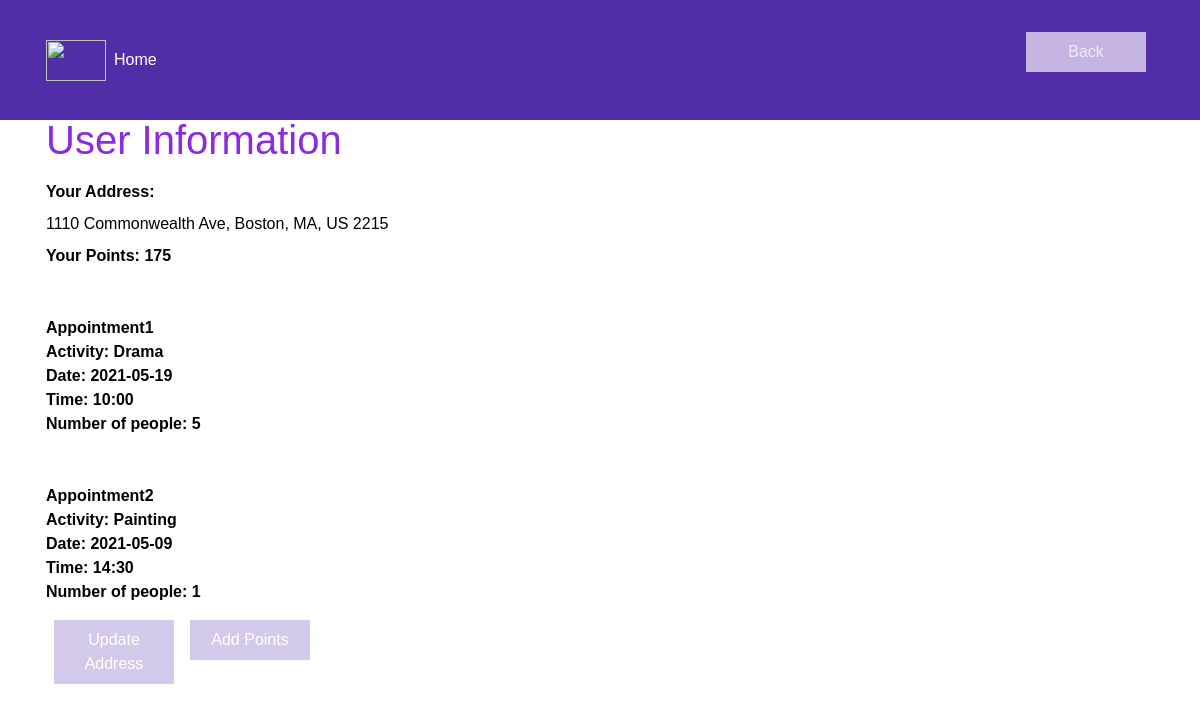
The app's page /user_info.php (signed in) with its own data.
### tables this page shows
CREATE TABLE `UserAddress` (
  `UserID` int(20) NOT NULL,
  `Country` varchar(15) NOT NULL,
  `State` varchar(15) NOT NULL,
  `City` varchar(15) NOT NULL,
  `Street` varchar(30) NOT NULL,
  `Zipcode` int(15) NOT NULL
);

CREATE TABLE `ActivityAppointment` (
  `AcitivityID` int(11) NOT NULL,
  `UserID` int(11) NOT NULL,
  `Date` date NOT NULL,
  `Time` varchar(10) NOT NULL,
  `NumberofPeople` int(10) NOT NULL
);

CREATE TABLE `Activity` (
  `ActivityID` int(20) NOT NULL,
  `VenderID` int(20) NOT NULL,
  `Name` varchar(20) NOT NULL,
  `Type` varchar(15) NOT NULL,
  `MaxAge` int(5) DEFAULT NULL,
  `MinAge` int(5) DEFAULT NULL,
  `Cost` int(10) NOT NULL,
  `Image` varchar(100) NOT NULL,
  `detail` varchar(500) DEFAULT NULL
);

### public_html/user_info.php (the view, shortened to what this page needs)
<?php
require_once 'login.php';
$conn = new mysqli($hn, $un, $pw, $db);
echo <<<_End
<html>
	<head>
		<link rel="stylesheet" href="https://stackpath.bootstrapcdn.com/bootstrap/4.4.1/css/bootstrap.min.css">
        <link rel="stylesheet" type="text/css" href="background.css">
        <link rel="stylesheet" href="styles.css">
        <title>Smart City Recreation</title>
	</head>
	<body>
	    <nav class="navbar navbar-dark navbar-expand-sm fixed-top">
            <div class="container">
                <button class="navbar-toggler" type="button" data-toggle="collapse" data-target="#Navbar">
                    <span class="navbar-toggler-icon"></span>
                </button>
                <a class="navbar-brand mr-auto" href="#"><img src="images/activity.png" height="41" width="60"></a>
                <div class="collapse navbar-collapse" id="Navbar">
                    <ul class="navbar-nav mr-auto">
                        <li class="nav-item active"><a class="nav-link" href="index.php"></span>Home</a></li>
                    </ul>
                    <form method="POST" action="user_login.php">
                    <button type="submit" name="back" id="bacn">Back</button></form>
                </div>
            </div>
        </nav>
        <div  class="bodycontent">
            <div class="container">
                <div><label style="color:#8A2BE2;text-align:center;"><h1>User Information<br/></h1></label></div>
                <div><label for="address"><b>Your Address:<br></b></label></div>
                <div><label for="psw">
_End;
                get_user_address();
                echo $user_address;
                  echo<<<_e
                  </label></div>
                <div><label for="address"><b>Your Points:
_e;
                echo " ".$_SESSION['Points']."</br>";
                $query5 = "SELECT * FROM ActivityAppointment WHERE UserID= '$_SESSION[UserID]'";
                $result = $conn->query($query5);
                if (!$result)
                {
                    echo "No Appointment";
                }
                else
                {
                    $rows = $result->num_rows;
                    for ($i = 0 ; $i < $rows ; ++$i)
                    {
                        $result->data_seek($i);
                        $row = $result->fetch_array(MYSQLI_NUM);
                        $activityID = $row[0];
                        $date = $row[2];
                        $time = $row[3];
                        $nofp = $row[4];
                        $query6 = "SELECT * FROM Activity WHERE ActivityID= '$activityID'";
                        $result2 = $conn->query($query6);
                        $rows2 = $result2->num_rows;
                        for ($j = 0 ; $j < $rows2 ; ++$j)
                        {
                            $result2->data_seek($j);
                            $row2 = $result2->fetch_array(MYSQLI_NUM);
                            $activity_name = $row2[2];
                        }
                        $t = $i + 1;
                        echo "<br><br>";
                        echo "Appointment".$t."<br>";
                        echo "Activity: ".$activity_name."<br>";
                        echo "Date: ".$date."<br>";
                        echo "Time: ".$time."<br>";
                        echo "Number of people: ".$nofp."<br>";
                    }
                }
                echo<<<_e2
                  </b></label></div>
                  <div>
                  <button type="button" onclick="document.getElementById('id07').style.display='block'" class="signupbtn">Update Address</button></div>
                  <div>
                  <button onclick="document.getElementById('id06').style.display='block'" name="add_point_button" id="add_point_button" type="button" class="signupbtn">Add Points</button></div>
                  <link rel="stylesheet" href="login_style.css">
                  <link rel="stylesheet" type="text/css" href="login_style.css">
                </div>
    </body>
</html>
_e2;
function get_user_address()
{
    global $conn;
    $query2 = "SELECT * FROM UserAddress WHERE UserID= '$_SESSION[UserID]'";
    $result = $conn->query($query2);
    if (!mysqli_num_rows($result))
    {
        echo "No Address";
    }
    else
    {
        $rows = $result->num_rows;
        for ($i = 0 ; $i < $rows ; ++$i)
        {
            $result->data_seek($i);
            $row = $result->fetch_array(MYSQLI_NUM);
            $user_country = $row[1];
            $user_state = $row[2];
            $user_city = $row[3];
            $user_street = $row[4];
            $user_zipcode = $row[5];
            $user_address = $user_street.", ".$user_city.", ".$user_state.", ".$user_country." ".$user_zipcode."<br>";
        }
    }
}
?>

### public_html/background.css (style rules this page uses)
body { background: url(https://image.freepik.com/free-vector/abstract-hand-painted-watercolor-sky-clouds-background_100956-418.jpg); background-size: cover; background-position: center; font-family: Arial; color: black; }
html { height: 100%; }

### public_html/styles.css (style rules this page uses)
body { padding: 50px 0px 0px 0px; z-index: 0; }
.navbar-dark { background-color: #512DA8; }

### public_html/login_style.css (style rules this page uses)
body { font-family: Arial, Helvetica, sans-serif; }
* { box-sizing: border-box; }
button { background-color: #D1C4E9; color: white; padding: 8px 10px; border: none; margin: 8px; cursor: pointer; width: 120; opacity: 0.9; }
.cancelbtn, .signupbtn { float: left; width: 120; }
.container { padding: 16px; }
.bodycontent { margin-top: 50px; }

### records on screen
useraddress: Street "1110 Commonwealth Ave", City "Boston", State "MA", Country "US", Zipcode "2215"
activityappointment: t "1", activity.Name "Drama", Date "2021-05-19", Time "10:00", NumberofPeople "5"
activityappointment: t "2", activity.Name "Painting", Date "2021-05-09", Time "14:30", NumberofPeople "1"

### other values on screen
$_SESSION['Points'] "175"
